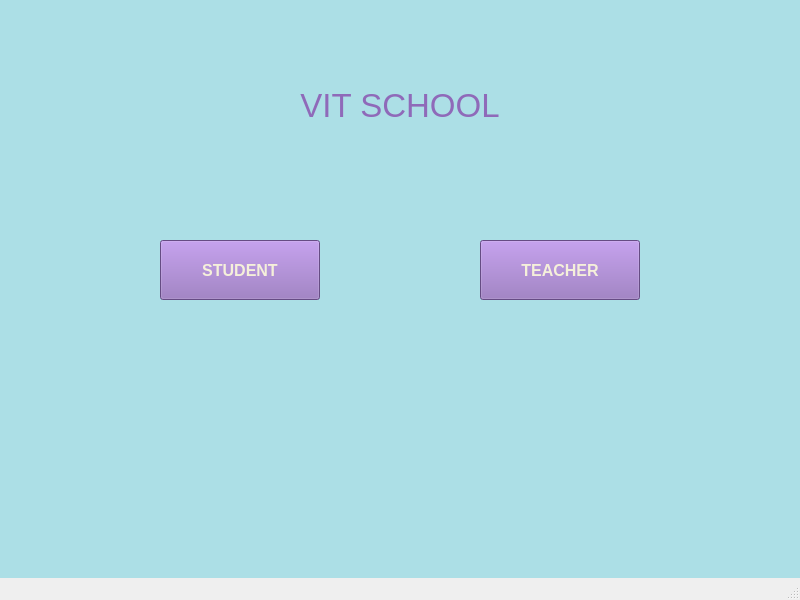
<?xml version="1.0" encoding="UTF-8"?>
<ui version="4.0">
 <class>EntryWindow</class>
 <widget class="QMainWindow" name="EntryWindow">
  <property name="geometry">
   <rect>
    <x>0</x>
    <y>0</y>
    <width>800</width>
    <height>600</height>
   </rect>
  </property>
  <property name="minimumSize">
   <size>
    <width>800</width>
    <height>600</height>
   </size>
  </property>
  <property name="maximumSize">
   <size>
    <width>800</width>
    <height>600</height>
   </size>
  </property>
  <property name="windowTitle">
   <string>MainWindow</string>
  </property>
  <property name="styleSheet">
   <string notr="true"/>
  </property>
  <widget class="QWidget" name="centralwidget">
   <widget class="QPushButton" name="StudentButton">
    <property name="geometry">
     <rect>
      <x>160</x>
      <y>240</y>
      <width>160</width>
      <height>60</height>
     </rect>
    </property>
    <property name="font">
     <font>
      <pointsize>12</pointsize>
      <weight>75</weight>
      <bold>true</bold>
     </font>
    </property>
    <property name="styleSheet">
     <string notr="true">QPushButton{
	background-color: rgb(143, 106, 185);
	color: rgb(245, 240, 218);
}
QPushButton::hover{
	background-color: rgb(115, 80, 139);
	color: rgb(245, 240, 218);
}
QPushButton::pressed{
	background-color: rgb(81, 65, 108);
    padding-left:5px;
	color: rgb(245, 240, 218);
    padding-top:5px;
}</string>
    </property>
    <property name="text">
     <string>STUDENT</string>
    </property>
   </widget>
   <widget class="QPushButton" name="TeacherButton">
    <property name="geometry">
     <rect>
      <x>480</x>
      <y>240</y>
      <width>160</width>
      <height>60</height>
     </rect>
    </property>
    <property name="font">
     <font>
      <pointsize>12</pointsize>
      <weight>75</weight>
      <bold>true</bold>
     </font>
    </property>
    <property name="styleSheet">
     <string notr="true">QPushButton{
	background-color: rgb(143, 106, 185);
	color: rgb(245, 240, 218);
}
QPushButton::hover{
	background-color: rgb(115, 80, 139);
	color: rgb(245, 240, 218);
}
QPushButton::pressed{
	background-color: rgb(81, 65, 108);
    padding-left:5px;
	color: rgb(245, 240, 218);
    padding-top:5px;
}</string>
    </property>
    <property name="text">
     <string>TEACHER</string>
    </property>
   </widget>
   <widget class="QLabel" name="label">
    <property name="geometry">
     <rect>
      <x>0</x>
      <y>-20</y>
      <width>800</width>
      <height>600</height>
     </rect>
    </property>
    <property name="styleSheet">
     <string notr="true">background-color: rgb(172, 223, 230);</string>
    </property>
    <property name="text">
     <string/>
    </property>
   </widget>
   <widget class="QLabel" name="label_2">
    <property name="geometry">
     <rect>
      <x>200</x>
      <y>60</y>
      <width>400</width>
      <height>91</height>
     </rect>
    </property>
    <property name="font">
     <font>
      <pointsize>25</pointsize>
     </font>
    </property>
    <property name="styleSheet">
     <string notr="true">color:  rgb(143, 106, 185);</string>
    </property>
    <property name="text">
     <string>VIT SCHOOL</string>
    </property>
    <property name="alignment">
     <set>Qt::AlignCenter</set>
    </property>
   </widget>
   <zorder>label</zorder>
   <zorder>StudentButton</zorder>
   <zorder>TeacherButton</zorder>
   <zorder>label_2</zorder>
  </widget>
  <widget class="QMenuBar" name="menubar">
   <property name="geometry">
    <rect>
     <x>0</x>
     <y>0</y>
     <width>800</width>
     <height>26</height>
    </rect>
   </property>
  </widget>
  <widget class="QStatusBar" name="statusbar"/>
 </widget>
 <resources/>
 <connections/>
</ui>
